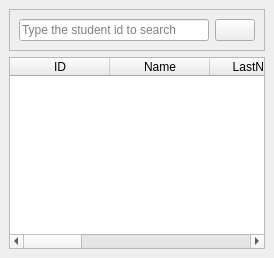
                         <widget class="QWidget" name="page_searchStudent">
                          <layout class="QVBoxLayout" name="verticalLayout_22">
                           <property name="leftMargin">
                            <number>9</number>
                           </property>
                           <property name="topMargin">
                            <number>9</number>
                           </property>
                           <property name="rightMargin">
                            <number>9</number>
                           </property>
                           <property name="bottomMargin">
                            <number>9</number>
                           </property>
                           <item>
                            <widget class="QFrame" name="frame_21">
                             <property name="frameShape">
                              <enum>QFrame::StyledPanel</enum>
                             </property>
                             <property name="frameShadow">
                              <enum>QFrame::Raised</enum>
                             </property>
                             <layout class="QHBoxLayout" name="horizontalLayout_12">
                              <item>
                               <widget class="QLineEdit" name="lineEdit_searchStudentS">
                                <property name="placeholderText">
                                 <string>Type the student id to search</string>
                                </property>
                               </widget>
                              </item>
                              <item>
                               <widget class="QPushButton" name="searchStudentBtnS">
                                <property name="cursor">
                                 <cursorShape>PointingHandCursor</cursorShape>
                                </property>
                                <property name="toolTip">
                                 <string>Search student</string>
                                </property>
                                <property name="text">
                                 <string/>
                                </property>
                                <property name="icon">
                                 <iconset resource="resources.qrc">
                                  <normaloff>:/icons/icons/search.svg</normaloff>:/icons/icons/search.svg</iconset>
                                </property>
                                <property name="iconSize">
                                 <size>
                                  <width>24</width>
                                  <height>24</height>
                                 </size>
                                </property>
                               </widget>
                              </item>
                             </layout>
                            </widget>
                           </item>
                           <item>
                            <widget class="QTableWidget" name="searchTableStudents">
                             <property name="styleSheet">
                              <string notr="true"/>
                             </property>
                             <property name="alternatingRowColors">
                              <bool>false</bool>
                             </property>
                             <property name="horizontalScrollMode">
                              <enum>QAbstractItemView::ScrollPerPixel</enum>
                             </property>
                             <property name="cornerButtonEnabled">
                              <bool>false</bool>
                             </property>
                             <attribute name="horizontalHeaderMinimumSectionSize">
                              <number>41</number>
                             </attribute>
                             <attribute name="horizontalHeaderStretchLastSection">
                              <bool>true</bool>
                             </attribute>
                             <column>
                              <property name="text">
                               <string>ID</string>
                              </property>
                             </column>
                             <column>
                              <property name="text">
                               <string>Name</string>
                              </property>
                             </column>
                             <column>
                              <property name="text">
                               <string>LastName</string>
                              </property>
                             </column>
                             <column>
                              <property name="text">
                               <string>Career</string>
                              </property>
                             </column>
                             <column>
                              <property name="text">
                               <string>Born Date</string>
                              </property>
                             </column>
                             <column>
                              <property name="text">
                               <string>Entry Date</string>
                              </property>
                             </column>
                             <column>
                              <property name="text">
                               <string>Place origin</string>
                              </property>
                             </column>
                             <column>
                              <property name="text">
                               <string>Email</string>
                              </property>
                             </column>
                             <column>
                              <property name="text">
                               <string>Enroll quantity</string>
                              </property>
                             </column>
                             <column>
                              <property name="text">
                               <string>Picture</string>
                              </property>
                             </column>
                            </widget>
                           </item>
                          </layout>
                         </widget>
